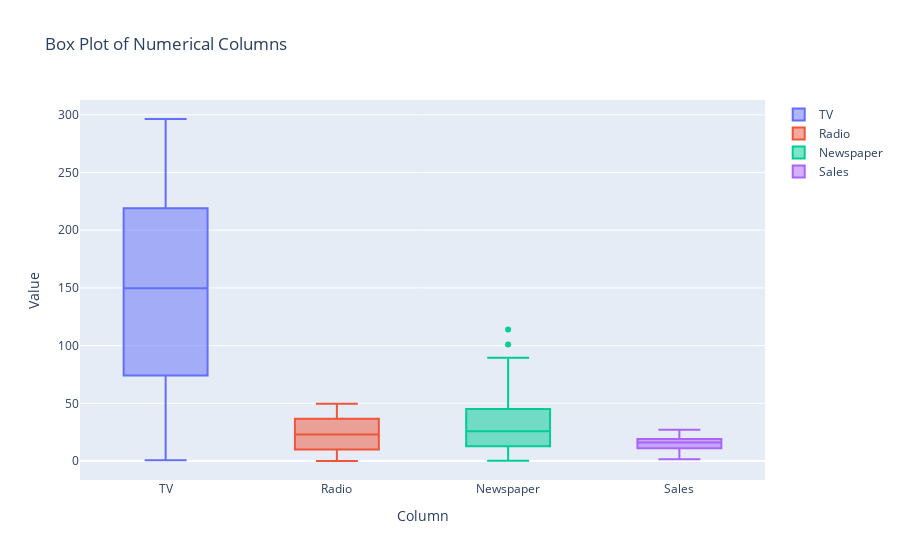

Notebook code for this chart:
### Code cell
import plotly.graph_objects as go
fig = go.Figure()

for column in df.columns:
    fig.add_trace(go.Box(
        y=df[column],
        name=column
    ))

# Update layout
fig.update_layout(
    title="Box Plot of Numerical Columns",
    yaxis_title="Value",
    xaxis_title="Column"
)

# Show the plot
fig.show()

### Figure 1 — Plotly figure (JSON) as saved in the notebook; plotly's stock layout.template omitted (floating-point values rounded to 4 significant figures; data arrays with more than 128 entries replaced by an {"elided": "..."} marker saying what was removed)
{"data": [{"name": "TV", "type": "box", "y": {"elided": "200 float values"}}, {"name": "Radio", "type": "box", "y": {"elided": "200 float values"}}, {"name": "Newspaper", "type": "box", "y": {"elided": "200 float values"}}, {"name": "Sales", "type": "box", "y": {"elided": "200 float values"}}], "layout": {"autosize": true, "title": {"text": "Box Plot of Numerical Columns"}, "xaxis": {"autorange": true, "range": [-0.5, 3.5], "title": {"text": "Column"}, "type": "category"}, "yaxis": {"autorange": true, "range": [-16.47, 312.9], "title": {"text": "Value"}, "type": "linear"}}}
